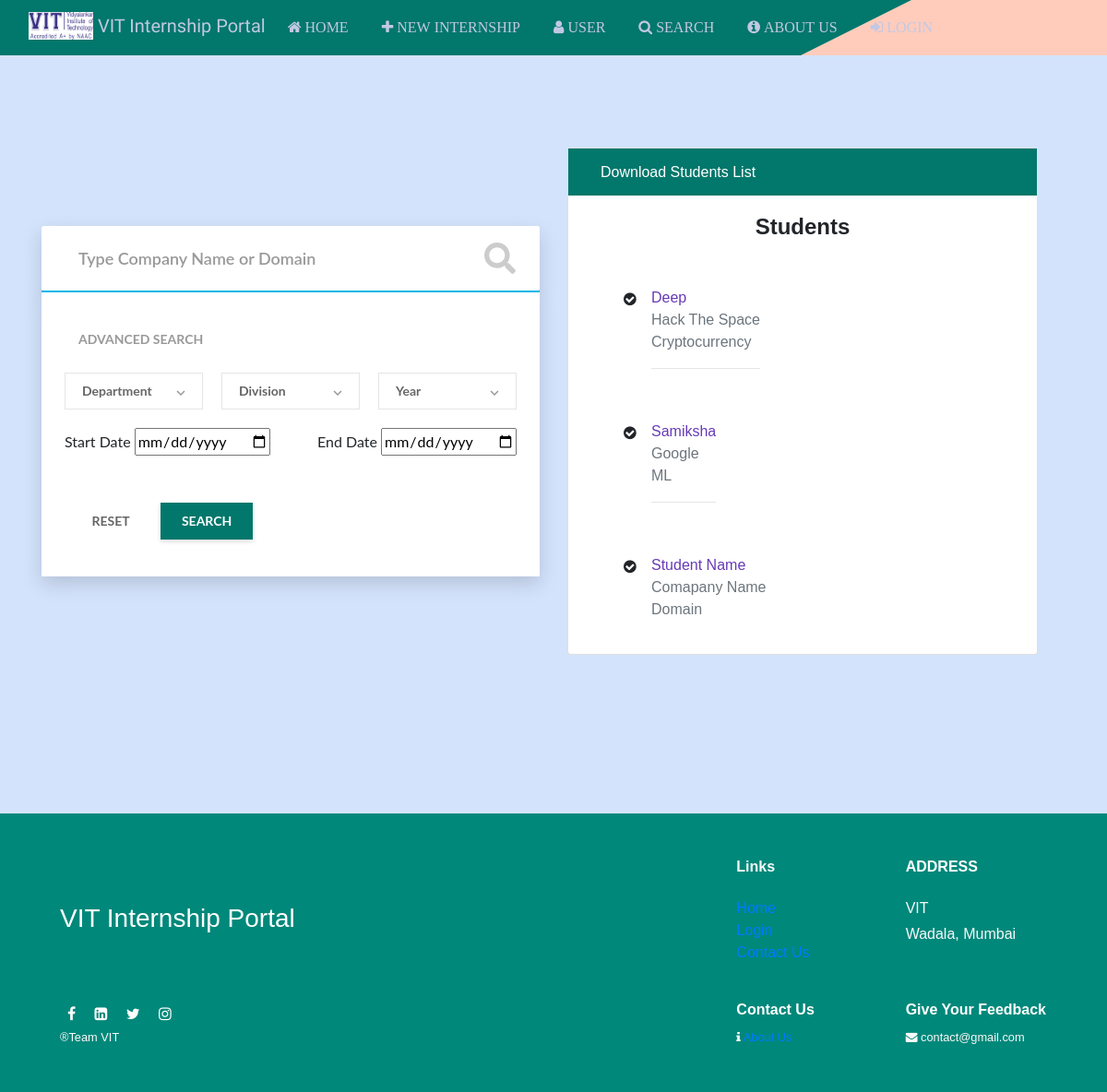
Before: /search with the older database file.
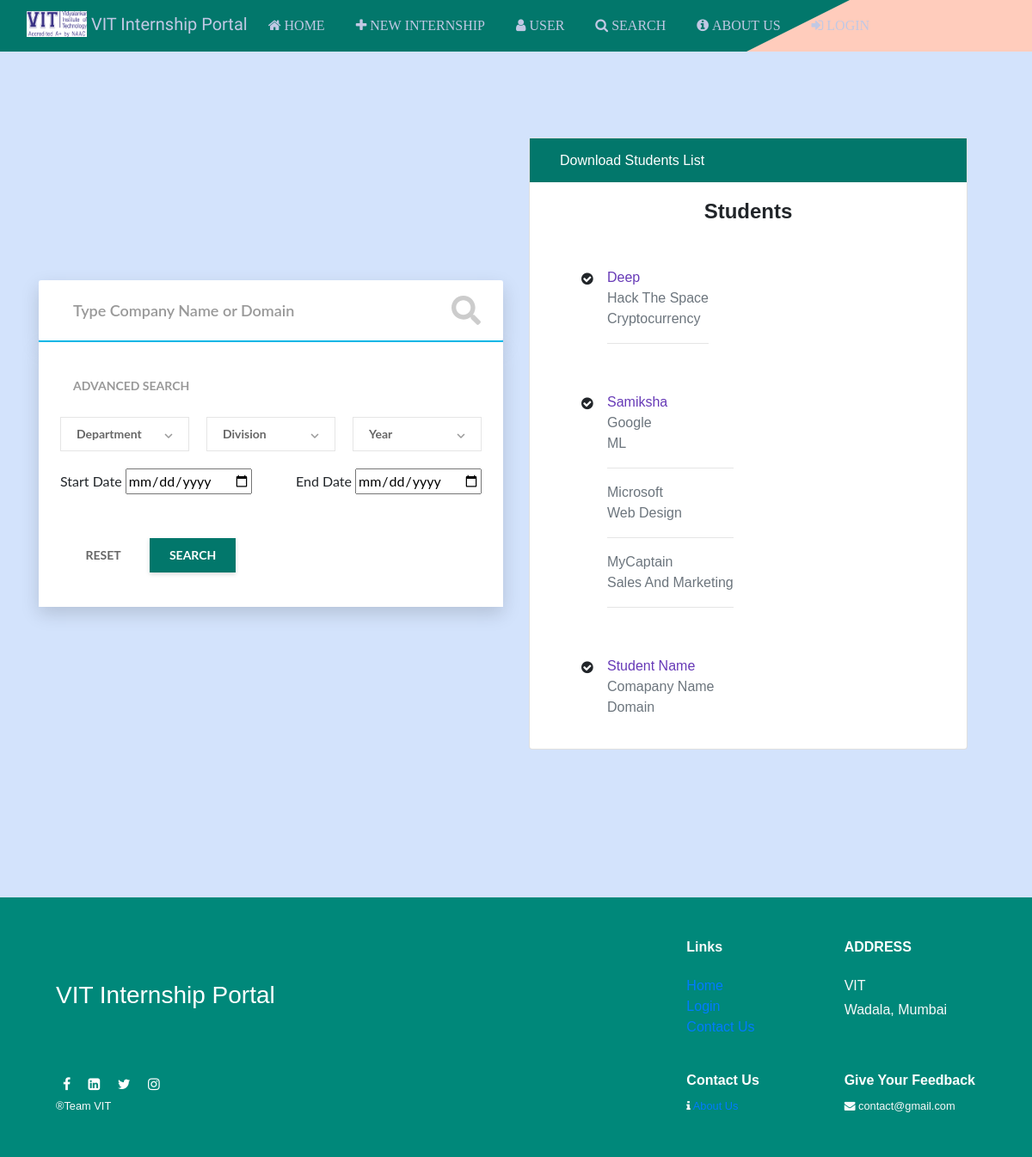
After: the same page with the newer database file.
### app.py (models this page shows)
class Users(UserMixin, db.Model):
    id = db.Column(db.Integer, primary_key=True)
    fullname = db.Column(db.String(150))
    rollno = db.Column(db.String(15), unique=True)
    password = db.Column(db.String(80))
    mobileno = db.Column(db.String(15))
    email = db.Column(db.String(50))
    dept = db.Column(db.String(15))
    div = db.Column(db.String(15))
    year = db.Column(db.String(15))
    linkedIn_username = db.Column(db.Text)

class Internships(db.Model):
    id = db.Column(db.Integer, primary_key=True)
    user_id = db.Column(db.Integer)
    companyname = db.Column(db.Text)
    domain = db.Column(db.Text)
    source = db.Column(db.Text)
    rating = db.Column(db.Integer)
    skills_acquired = db.Column(db.Text)
    companyrepresentative_name = db.Column(db.Text)
    companyrepresentative_contact = db.Column(db.Text)
    startdate = db.Column(db.Date)
    enddate = db.Column(db.Date)
    offerletter = db.Column(db.LargeBinary)
    offerletter_filename = db.Column(db.Text)
    completioncert = db.Column(db.LargeBinary)
    completioncert_filename = db.Column(db.Text)

### app.py (the view, shortened to what this page needs)
@app.route('/search', methods=['GET', 'POST'])
def search():
    allinternships=[]
    allstudents=[]
    student_data=[]
    internship_data=[]
    if request.method == "GET":
        allstudents = Users.query.all()
        allinternships = Internships.query.all()
        return render_template("search.html", students=allstudents, internships = allinternships)

### templates/search.html (shortened to what this page needs)
<!DOCTYPE html>
<html lang="en">
  <head>
    <link rel="stylesheet" href="../static/css/styles.css" />
    <link rel="stylesheet" href="../static/css/search.css" />
    <link
      rel="stylesheet"
      href="https://cdnjs.cloudflare.com/ajax/libs/font-awesome/4.7.0/css/font-awesome.min.css"
    />
    <link
      rel="stylesheet"
      href="https://maxcdn.bootstrapcdn.com/bootstrap/4.0.0/css/bootstrap.min.css"
    />
  </head>
  <body style="background-color: #d3e3fc">
    <nav class="navbar navbar-expand-lg navbar-red navbar-dark">
      <div class="wrap"></div>
      <div class="container-fluid all-show">
        <a class="navbar-brand" href="#" style="color: #c1c8e4">
          <img
            src="..\static\img\VIT.png"
            width="70"
            height="30"
            class="d-inline-block align-top"
            alt=""
          />
          VIT Internship Portal
        </a>
        <div class="collapse navbar-collapse" id="navbarSupportedContent">
          <ul class="navbar-nav mr-auto mb-2 mb-lg-0">
            <li class="nav-item">
              <a class="nav-link" href="/"><i class="fa fa-home"> Home</i></a>
            </li>
            <li class="nav-item">
              <a class="nav-link" href="/newinternship"
                ><i class="fa fa-plus"> New Internship</i></a
              >
            </li>
            <li class="nav-item">
              <a class="nav-link" href="/profile/{{current_user.id}}"
                ><i class="fa fa-user"> User</i></a
              >
            </li>
            <li class="nav-item">
              <a class="nav-link" href="/search"
                ><i class="fa fa-search"> Search</i></a
              >
            </li>
            <li class="nav-item">
              <a class="nav-link" href="/aboutus"
                ><i class="fa fa-info-circle"> About us</i></a
              >
            </li>
            {% if not current_user.is_authenticated %}
            <li class="nav-item">
              <a class="nav-link active" aria-current="page" href="/login"
                ><i class="fa fa-sign-in"> Login</i></a
              >
            </li>
            {% endif %}
          </ul>
        </div>
      </div>
    </nav>
    <div class="container">
      <div class="row">
        <div class="s009 col-12 col-lg-6" style="background-color: #d3e3fc">
          <form method="POST">
            <div class="inner-form">
              <div class="basic-search">
                <div class="input-field">
                  <input
                    id="search"
                    type="text"
                    placeholder="Type Company Name or Domain"
                    name="searchname"
                  />
                  <div class="icon-wrap">
                  </div>
                </div>
              </div>
              <div class="advance-search">
                <span class="desc">ADVANCED SEARCH</span>
                <div class="row">
                  <div class="input-field">
                    <div class="input-select">
                      <select data-trigger="" name="dept">
                        <option placeholder="" name="dept" value="">
                          Department
                        </option>
                      </select>
                    </div>
                  </div>
                  <div class="input-field">
                    <div class="input-select">
                      <select data-trigger="" name="div">
                        <option placeholder="" value="" name="div">
                          Division
                        </option>
                      </select>
                    </div>
                  </div>
                  <div class="input-field">
                    <div class="input-select">
                      <select data-trigger="" name="year">
                        <option placeholder="" value="" name="year">
                          Year
                        </option>
                      </select>
                    </div>
                  </div>
                </div>
                <div class="row second">
                  <div class="input-field-date">
                    <label for="startdate">Start Date</label>
                    <input id="startdate" type="date" name="startdate" />
                  </div>
                  <div class="input-field-date">
                    <label for="enddate">End Date</label>
                    <input type="date" id="enddate" name="enddate" />
                  </div>
                </div>
                <div class="row third">
                  <div class="input-field">
                    <div class="group-btn">
                      <button type="reset" class="btn-delete" id="delete">
                        RESET
                      </button>
                      <button
                        type="submit"
                        formaction="/search"
                        class="btn-search"
                        style="background-color: #02776b"
                      >
                        SEARCH
                      </button>
                    </div>
                  </div>
                </div>
              </div>
            </div>
          </form>
        </div>
        <div
          class="
            row
            d-flex
            justify-content-center
            mt-100
            mb-100
            col-12 col-lg-6
          "
        >
          <div class="col-12 col-lg-12">
            <div class="card">
              <a class="downloadlistbutton" href="#">Download Students List</a>
              <div class="card-body text-center">
                <h4 class="card-title m-b-0">Students</h4>
              </div>
              <ul class="list-style-none">
                {% for user in students %}
                <li class="d-flex no-block card-body">
                  <i class="fa fa-check-circle w-30px m-t-5"></i>
                  <div>
                    <a
                      href="/profile/student_id"
                      class="m-b-0 font-medium p-0"
                      data-abc="true"
                      >{{user.fullname}}</a
                    >
                    <div class="Company-Names">
                      {% for Internship in internships %} {% if user.id ==
                      Internship.user_id %}
                      <div class="text-muted">{{Internship.companyname}}</div>
                      <div class="text-muted">{{Internship.domain}}</div>
                      <hr />
                      {% endif %} {% endfor %}
                    </div>
                  </div>
                </li>
                {% endfor %}
                <li class="d-flex no-block card-body">
                  <i class="fa fa-check-circle w-30px m-t-5"></i>
                  <div>
                    <a href="#" class="m-b-0 font-medium p-0" data-abc="true"
                      >Student Name</a
                    >
                    <div class="text-muted">Comapany Name</div>
                    <div class="text-muted">Domain</div>
                  </div>
                </li>
              </ul>
            </div>
          </div>
        </div>
      </div>
    </div>
    <p>
      <br />
    </p>
<div
      class="container-fluid pb-0 mb-0 justify-content-center text-light"
      style="background-color: #00887a"
    >
      <footer>
        <div class="row my-5 justify-content-center py-5">
          <div class="col-11">
            <div class="row">
              <div class="col-xl-8 col-md-4 col-sm-4 col-12 my-auto mx-auto a">
                <h3 class=" mb-md-0 mb-5 bold-text"  style="color: #ffffff;"> VIT Internship Portal</h3>
              </div>
              <div class="col-xl-2 col-md-4 col-sm-4 col-12">
                <h6 class="mb-3 mb-lg-4 bold-text"><b>Links</b></h6>
                <ul class="list-unstyled">
                  <li><a href="/">Home</a></li>
                  <li><a href="/allblogs">Login</a></li>
                  <li><a href="/news">Contact Us</a></li>
                </ul>
              </div>
              <div class="col-xl-2 col-md-4 col-sm-4 col-12">
                <h6 class="mb-3 mb-lg-4 bold-text mt-sm-0 mt-5" style="color: #ffffff;">
                  <b>ADDRESS</b>
                </h6>
                <p class="mb-1">VIT</p>
                <p>Wadala, Mumbai</p>
              </div>
            </div>
            <div class="row">
              <div
                class="
                  col-xl-8 col-md-4 col-sm-4 col-auto
                  my-md-0
                  mt-5
                  order-sm-1 order-3
                  align-self-end
                "
              >
                <p class="social text-muted mb-0 pb-0 bold-text">
                  <span class="mx-2"
                    ><i class="fa fa-facebook" aria-hidden="true" style="color: #ffffff;"></i
                  ></span>
                  <span class="mx-2"
                    ><i class="fa fa-linkedin-square" aria-hidden="true" style="color: #ffffff;"></i
                  ></span>
                  <span class="mx-2"
                    ><i class="fa fa-twitter" aria-hidden="true" style="color: #ffffff;"></i
                  ></span>
                  <span class="mx-2"
                    ><i class="fa fa-instagram" aria-hidden="true" style="color: #ffffff;"></i
                  ></span>
                </p>
                <small class="rights"><span>&#174;</span>Team VIT </small>
              </div>
              <div
                class="
                  col-xl-2 col-md-4 col-sm-4 col-auto
                  order-1
                  align-self-end
                "
              >
                <h6 class="mt-55 mt-2  bold-text" style="color: #ffffff;">
                  <b>Contact Us</b>
                </h6>
                <small>
                  <span><i class="fa fa-info" aria-hidden="true"></i></span>
                  <a href="/aboutus">About Us</a></small
                >
              </div>
              <div
                class="
                  col-xl-2 col-md-4 col-sm-4 col-auto
                  order-2
                  align-self-end
                  mt-3
                "
              >
                <h6 class="mt-55 mt-2 bold-text" style="color: #ffffff;">
                  <b>Give Your Feedback</b>
                </h6>
                <small>
                  <span><i class="fa fa-envelope" aria-hidden="true"></i></span>
                  contact@gmail.com</small
                >
              </div>
            </div>
          </div>
        </div>
      </footer>
    </div>
  </body>
</html>

### static/css/styles.css (style rules this page uses)
body { background-color: #5AB9EA; }
.navbar-nav > li > a { text-transform: uppercase; font-size: 12px; margin-right: 20px; color: #C1C8E4; font-size: medium; }
.nav-link { color: #C1C8E4 !important; }
.wrap { width: 100%; position: absolute; height: 100%; background-color: #FFCCBC; clip-path: polygon(81% 0, 100% 0, 100% 50%, 100% 100%, 71% 100%); transition: 1s all; }
.navbar-brand { color: #266150; font-family: "Allerta Stencil", sans-serif; margin-bottom: 4px; font-size: 27px; }
.navbar-red { background-color: #02776b; color: #266150; }
.all-show { z-index: 10; }

Changed rows visible on the page:
added Internships: companyname "Microsoft", domain "Web Design", shown under Users "Samiksha"
added Internships: companyname "MyCaptain", domain "Sales And Marketing", shown under Users "Samiksha"
